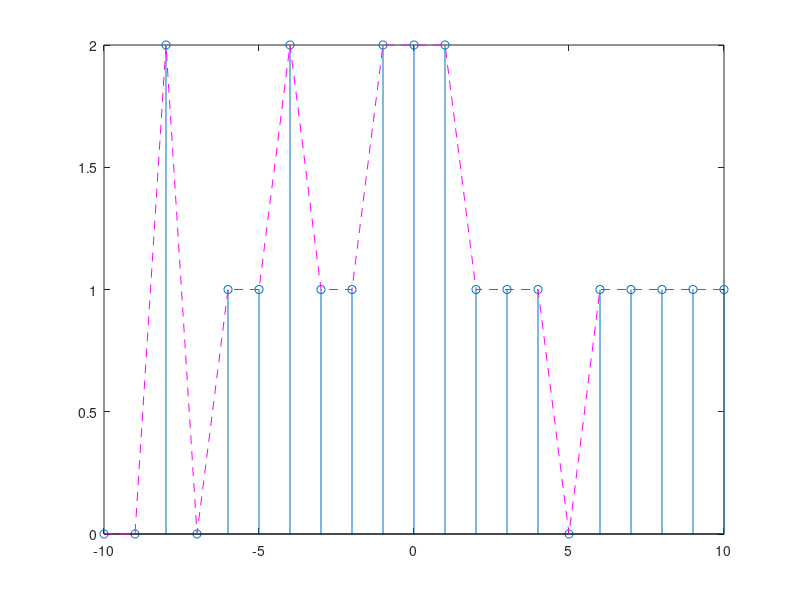

Write the MATLAB code that produced this figure.
% Exercicio 2 aula P-2

k = -10:10;

xc = ( k+6>=0 )...
    +2*(k+8==0)...
    +(k+4==0) + (k+1==0) + (k==0) + (k-1==0)...
    -(k-5==0);

stem(k,xc);
hold on;
plot(k,xc,"--m");

